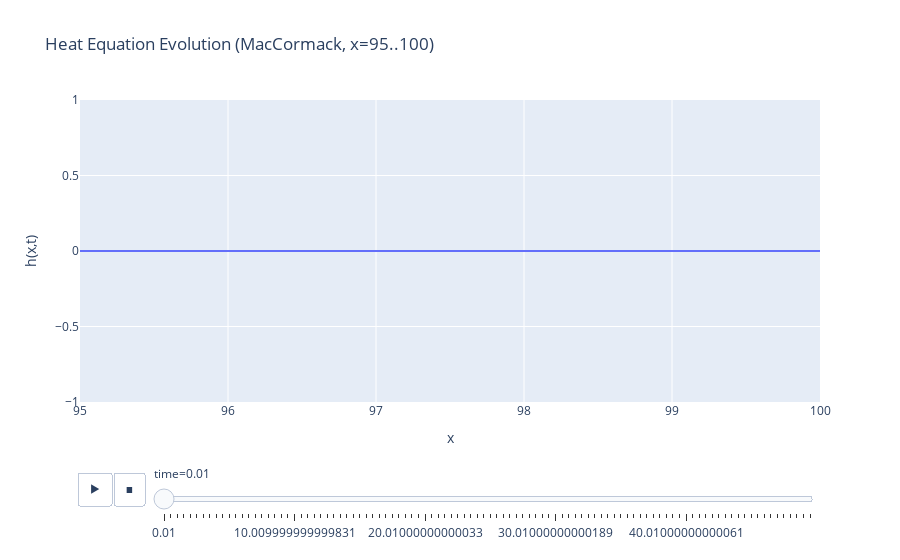

Notebook code cell kept with this figure:
### Markdown cell above
**answer d)**

$$
\
\frac{\partial h}{\partial t} = k \frac{\partial^2 h}{\partial x^2}
\
$$


### Diffusion coefficient \(k\)
- **Meaning:** \(k\) (thermal diffusivity) measures how quickly heat spreads through the medium.
- **Units:** length² / time (e.g., m²/s).
- **Effect:**
  - Large \(k\): heat diffuses rapidly, boundary oscillations at \(x=100\) penetrate quickly into the rod.
  - Small$\(k\): heat diffuses slowly, oscillations remain localized near the boundary.

### Time \(t\)
- **Meaning:** evolution variable that tracks how the temperature distribution changes.
- **Effect:**
  - Small \(t\): solution is close to the initial condition (mostly zero except near the boundary).
  - Large \(t\): diffusion has had more time to spread, so oscillations at the boundary influence deeper into the rod.

---

## Combined Effect
- **\(k\)** controls the *rate* of diffusion (how fast heat spreads).
- **\(t\)** controls the *extent* of diffusion (how long heat has spread).

At \(x=80\), \(t \in [0,50]\):
- With \(k=5\): oscillations from the boundary take longer to reach \(x=80\).
- With \(k=50\): oscillations reach \(x=80\) faster and with more amplitude.
- With \(k=500\): diffusion is so strong that oscillations at \(x=100\) quickly spread across the rod, so \(h(80,t)\) closely follows the boundary condition.



##  Numerical Stability
For explicit schemes, stability requires:


$$\frac{k \cdot \Delta t}{\Delta x^2} < \frac{1}{2}$$


- If \(k\) is large, you must reduce \(\Delta t\) to avoid divergence.
- Example: for \(k=500\), we should choose a smaller time step than for \(k=5\).

### Code cell
import numpy as np
import pandas as pd
import plotly.express as px

class HeatEquationMacCormackDF:
    """
    Solver for the 1-D heat equation using MacCormack scheme.
    Results stored in a Pandas DataFrame for analysis and animation.
    """

    def __init__(self, L=100, dx=1, dt=0.01, k=50):
        self.L = L
        self.dx = dx
        self.dt = dt
        self.k = k
        self.x = np.arange(0, L+dx, dx)
        self.Nx = len(self.x)
        self.h = np.zeros(self.Nx)
        self.t = 0.0

    def step(self):
        h = self.h.copy()
        h_pred = h.copy()
        for i in range(1, self.Nx-1):
            h_pred[i] = h[i] + self.dt * self.k * (h[i+1] - 2*h[i] + h[i-1]) / (self.dx**2)
        h_pred[0] = 0
        h_pred[-1] = np.sin(np.pi * self.t / 10)

        h_corr = h.copy()
        for i in range(1, self.Nx-1):
            h_corr[i] = 0.5*(h[i] + h_pred[i] +
                             self.dt * self.k * (h_pred[i+1] - 2*h_pred[i] + h_pred[i-1]) / (self.dx**2))
        h_corr[0] = 0
        h_corr[-1] = np.sin(np.pi * self.t / 10)

        self.h = h_corr
        self.t += self.dt

    def run_to_dataframe(self, T=10, sample_interval=100):
        steps = int(T / self.dt)
        records = []
        for step in range(steps):
            self.step()
            if step % sample_interval == 0:
                # Only save values for x in [95,100]
                mask = (self.x >= 95) & (self.x <= 100)
                for xi, hi in zip(self.x[mask], self.h[mask]):
                    records.append({"time": self.t, "x": xi, "h": hi})
        return pd.DataFrame(records)

    def animate(self, T=50, sample_interval=100):
        df = self.run_to_dataframe(T, sample_interval)
        fig = px.line(df, x="x", y="h", animation_frame="time",
                      range_x=[95,100],  # restrict x-axis
                      title="Heat Equation Evolution (MacCormack, x=95..100)",
                      labels={"h":"h(x,t)", "x":"x"})
        fig.show()


# Example usage:
solver = HeatEquationMacCormackDF(k=1.0)
solver.animate(T=50, sample_interval=50)

### Figure 1 — Plotly figure (JSON) as saved in the notebook; plotly's stock layout.template omitted (floating-point values rounded to 4 significant figures)
{"data": [{"hovertemplate": "time=0.01<br>x=%{x}<br>h(x,t)=%{y}<extra></extra>", "legendgroup": "", "line": {"color": "#636efa", "dash": "solid"}, "marker": {"symbol": "circle"}, "mode": "lines", "name": "", "orientation": "v", "showlegend": false, "type": "scatter", "x": [95, 96, 97, 98, 99, 100], "xaxis": "x", "y": [0, 0, 0, 0, 0, 0], "yaxis": "y"}], "layout": {"legend": {"tracegroupgap": 0}, "sliders": [{"active": 0, "currentvalue": {"prefix": "time="}, "len": 0.9, "pad": {"b": 10, "t": 60}, "steps": [{"args": [["0.01"], {"frame": {"duration": 0, "redraw": false}, "fromcurrent": true, "mode": "immediate", "transition": {"duration": 0, "easing": "linear"}}], "label": "0.01", "method": "animate"}, {"args": [["0.5100000000000002"], {"frame": {"duration": 0, "redraw": false}, "fromcurrent": true, "mode": "immediate", "transition": {"duration": 0, "easing": "linear"}}], "label": "0.5100000000000002", "method": "animate"}, {"args": [["1.0100000000000007"], {"frame": {"duration": 0, "redraw": false}, "fromcurrent": true, "mode": "immediate", "transition": {"duration": 0, "easing": "linear"}}], "label": "1.0100000000000007", "method": "animate"}, {"args": [["1.5100000000000011"], {"frame": {"duration": 0, "redraw": false}, "fromcurrent": true, "mode": "immediate", "transition": {"duration": 0, "easing": "linear"}}], "label": "1.5100000000000011", "method": "animate"}, {"args": [["2.010000000000001"], {"frame": {"duration": 0, "redraw": false}, "fromcurrent": true, "mode": "immediate", "transition": {"duration": 0, "easing": "linear"}}], "label": "2.010000000000001", "method": "animate"}, {"args": [["2.5099999999999905"], {"frame": {"duration": 0, "redraw": false}, "fromcurrent": true, "mode": "immediate", "transition": {"duration": 0, "easing": "linear"}}], "label": "2.5099999999999905", "method": "animate"}, {"args": [["3.00999999999998"], {"frame": {"duration": 0, "redraw": false}, "fromcurrent": true, "mode": "immediate", "transition": {"duration": 0, "easing": "linear"}}], "label": "3.00999999999998", "method": "animate"}, {"args": [["3.509999999999969"], {"frame": {"duration": 0, "redraw": false}, "fromcurrent": true, "mode": "immediate", "transition": {"duration": 0, "easing": "linear"}}], "label": "3.509999999999969", "method": "animate"}, {"args": [["4.009999999999959"], {"frame": {"duration": 0, "redraw": false}, "fromcurrent": true, "mode": "immediate", "transition": {"duration": 0, "easing": "linear"}}], "label": "4.009999999999959", "method": "animate"}, {"args": [["4.509999999999948"], {"frame": {"duration": 0, "redraw": false}, "fromcurrent": true, "mode": "immediate", "transition": {"duration": 0, "easing": "linear"}}], "label": "4.509999999999948", "method": "animate"}, {"args": [["5.009999999999938"], {"frame": {"duration": 0, "redraw": false}, "fromcurrent": true, "mode": "immediate", "transition": {"duration": 0, "easing": "linear"}}], "label": "5.009999999999938", "method": "animate"}, {"args": [["5.509999999999927"], {"frame": {"duration": 0, "redraw": false}, "fromcurrent": true, "mode": "immediate", "transition": {"duration": 0, "easing": "linear"}}], "label": "5.509999999999927", "method": "animate"}, {"args": [["6.009999999999916"], {"frame": {"duration": 0, "redraw": false}, "fromcurrent": true, "mode": "immediate", "transition": {"duration": 0, "easing": "linear"}}], "label": "6.009999999999916", "method": "animate"}, {"args": [["6.509999999999906"], {"frame": {"duration": 0, "redraw": false}, "fromcurrent": true, "mode": "immediate", "transition": {"duration": 0, "easing": "linear"}}], "label": "6.509999999999906", "method": "animate"}, {"args": [["7.009999999999895"], {"frame": {"duration": 0, "redraw": false}, "fromcurrent": true, "mode": "immediate", "transition": {"duration": 0, "easing": "linear"}}], "label": "7.009999999999895", "method": "animate"}, {"args": [["7.509999999999884"], {"frame": {"duration": 0, "redraw": false}, "fromcurrent": true, "mode": "immediate", "transition": {"duration": 0, "easing": "linear"}}], "label": "7.509999999999884", "method": "animate"}, {"args": [["8.009999999999874"], {"frame": {"duration": 0, "redraw": false}, "fromcurrent": true, "mode": "immediate", "transition": {"duration": 0, "easing": "linear"}}], "label": "8.009999999999874", "method": "animate"}, {"args": [["8.509999999999863"], {"frame": {"duration": 0, "redraw": false}, "fromcurrent": true, "mode": "immediate", "transition": {"duration": 0, "easing": "linear"}}], "label": "8.509999999999863", "method": "animate"}, {"args": [["9.009999999999852"], {"frame": {"duration": 0, "redraw": false}, "fromcurrent": true, "mode": "immediate", "transition": {"duration": 0, "easing": "linear"}}], "label": "9.009999999999852", "method": "animate"}, {"args": [["9.509999999999842"], {"frame": {"duration": 0, "redraw": false}, "fromcurrent": true, "mode": "immediate", "transition": {"duration": 0, "easing": "linear"}}], "label": "9.509999999999842", "method": "animate"}, {"args": [["10.009999999999831"], {"frame": {"duration": 0, "redraw": false}, "fromcurrent": true, "mode": "immediate", "transition": {"duration": 0, "easing": "linear"}}], "label": "10.009999999999831", "method": "animate"}, {"args": [["10.50999999999982"], {"frame": {"duration": 0, "redraw": false}, "fromcurrent": true, "mode": "immediate", "transition": {"duration": 0, "easing": "linear"}}], "label": "10.50999999999982", "method": "animate"}, {"args": [["11.00999999999981"], {"frame": {"duration": 0, "redraw": false}, "fromcurrent": true, "mode": "immediate", "transition": {"duration": 0, "easing": "linear"}}], "label": "11.00999999999981", "method": "animate"}, {"args": [["11.509999999999799"], {"frame": {"duration": 0, "redraw": false}, "fromcurrent": true, "mode": "immediate", "transition": {"duration": 0, "easing": "linear"}}], "label": "11.509999999999799", "method": "animate"}, {"args": [["12.009999999999788"], {"frame": {"duration": 0, "redraw": false}, "fromcurrent": true, "mode": "immediate", "transition": {"duration": 0, "easing": "linear"}}], "label": "12.009999999999788", "method": "animate"}, {"args": [["12.509999999999778"], {"frame": {"duration": 0, "redraw": false}, "fromcurrent": true, "mode": "immediate", "transition": {"duration": 0, "easing": "linear"}}], "label": "12.509999999999778", "method": "animate"}, {"args": [["13.009999999999767"], {"frame": {"duration": 0, "redraw": false}, "fromcurrent": true, "mode": "immediate", "transition": {"duration": 0, "easing": "linear"}}], "label": "13.009999999999767", "method": "animate"}, {"args": [["13.509999999999756"], {"frame": {"duration": 0, "redraw": false}, "fromcurrent": true, "mode": "immediate", "transition": {"duration": 0, "easing": "linear"}}], "label": "13.509999999999756", "method": "animate"}, {"args": [["14.009999999999746"], {"frame": {"duration": 0, "redraw": false}, "fromcurrent": true, "mode": "immediate", "transition": {"duration": 0, "easing": "linear"}}], "label": "14.009999999999746", "method": "animate"}, {"args": [["14.509999999999735"], {"frame": {"duration": 0, "redraw": false}, "fromcurrent": true, "mode": "immediate", "transition": {"duration": 0, "easing": "linear"}}], "label": "14.509999999999735", "method": "animate"}, {"args": [["15.009999999999724"], {"frame": {"duration": 0, "redraw": false}, "fromcurrent": true, "mode": "immediate", "transition": {"duration": 0, "easing": "linear"}}], "label": "15.009999999999724", "method": "animate"}, {"args": [["15.509999999999714"], {"frame": {"duration": 0, "redraw": false}, "fromcurrent": true, "mode": "immediate", "transition": {"duration": 0, "easing": "linear"}}], "label": "15.509999999999714", "method": "animate"}, {"args": [["16.009999999999703"], {"frame": {"duration": 0, "redraw": false}, "fromcurrent": true, "mode": "immediate", "transition": {"duration": 0, "easing": "linear"}}], "label": "16.009999999999703", "method": "animate"}, {"args": [["16.50999999999978"], {"frame": {"duration": 0, "redraw": false}, "fromcurrent": true, "mode": "immediate", "transition": {"duration": 0, "easing": "linear"}}], "label": "16.50999999999978", "method": "animate"}, {"args": [["17.00999999999986"], {"frame": {"duration": 0, "redraw": false}, "fromcurrent": true, "mode": "immediate", "transition": {"duration": 0, "easing": "linear"}}], "label": "17.00999999999986", "method": "animate"}, {"args": [["17.509999999999938"], {"frame": {"duration": 0, "redraw": false}, "fromcurrent": true, "mode": "immediate", "transition": {"duration": 0, "easing": "linear"}}], "label": "17.509999999999938", "method": "animate"}, {"args": [["18.010000000000016"], {"frame": {"duration": 0, "redraw": false}, "fromcurrent": true, "mode": "immediate", "transition": {"duration": 0, "easing": "linear"}}], "label": "18.010000000000016", "method": "animate"}, {"args": [["18.510000000000094"], {"frame": {"duration": 0, "redraw": false}, "fromcurrent": true, "mode": "immediate", "transition": {"duration": 0, "easing": "linear"}}], "label": "18.510000000000094", "method": "animate"}, {"args": [["19.010000000000172"], {"frame": {"duration": 0, "redraw": false}, "fromcurrent": true, "mode": "immediate", "transition": {"duration": 0, "easing": "linear"}}], "label": "19.010000000000172", "method": "animate"}, {"args": [["19.51000000000025"], {"frame": {"duration": 0, "redraw": false}, "fromcurrent": true, "mode": "immediate", "transition": {"duration": 0, "easing": "linear"}}], "label": "19.51000000000025", "method": "animate"}, {"args": [["20.01000000000033"], {"frame": {"duration": 0, "redraw": false}, "fromcurrent": true, "mode": "immediate", "transition": {"duration": 0, "easing": "linear"}}], "label": "20.01000000000033", "method": "animate"}, {"args": [["20.510000000000407"], {"frame": {"duration": 0, "redraw": false}, "fromcurrent": true, "mode": "immediate", "transition": {"duration": 0, "easing": "linear"}}], "label": "20.510000000000407", "method": "animate"}, {"args": [["21.010000000000485"], {"frame": {"duration": 0, "redraw": false}, "fromcurrent": true, "mode": "immediate", "transition": {"duration": 0, "easing": "linear"}}], "label": "21.010000000000485", "method": "animate"}, {"args": [["21.510000000000563"], {"frame": {"duration": 0, "redraw": false}, "fromcurrent": true, "mode": "immediate", "transition": {"duration": 0, "easing": "linear"}}], "label": "21.510000000000563", "method": "animate"}, {"args": [["22.01000000000064"], {"frame": {"duration": 0, "redraw": false}, "fromcurrent": true, "mode": "immediate", "transition": {"duration": 0, "easing": "linear"}}], "label": "22.01000000000064", "method": "animate"}, {"args": [["22.51000000000072"], {"frame": {"duration": 0, "redraw": false}, "fromcurrent": true, "mode": "immediate", "transition": {"duration": 0, "easing": "linear"}}], "label": "22.51000000000072", "method": "animate"}, {"args": [["23.010000000000797"], {"frame": {"duration": 0, "redraw": false}, "fromcurrent": true, "mode": "immediate", "transition": {"duration": 0, "easing": "linear"}}], "label": "23.010000000000797", "method": "animate"}, {"args": [["23.510000000000876"], {"frame": {"duration": 0, "redraw": false}, "fromcurrent": true, "mode": "immediate", "transition": {"duration": 0, "easing": "linear"}}], "label": "23.510000000000876", "method": "animate"}, {"args": [["24.010000000000954"], {"frame": {"duration": 0, "redraw": false}, "fromcurrent": true, "mode": "immediate", "transition": {"duration": 0, "easing": "linear"}}], "label": "24.010000000000954", "method": "animate"}, {"args": [["24.510000000001032"], {"frame": {"duration": 0, "redraw": false}, "fromcurrent": true, "mode": "immediate", "transition": {"duration": 0, "easing": "linear"}}], "label": "24.510000000001032", "method": "animate"}, {"args": [["25.01000000000111"], {"frame": {"duration": 0, "redraw": false}, "fromcurrent": true, "mode": "immediate", "transition": {"duration": 0, "easing": "linear"}}], "label": "25.01000000000111", "method": "animate"}, {"args": [["25.510000000001188"], {"frame": {"duration": 0, "redraw": false}, "fromcurrent": true, "mode": "immediate", "transition": {"duration": 0, "easing": "linear"}}], "label": "25.510000000001188", "method": "animate"}, {"args": [["26.010000000001266"], {"frame": {"duration": 0, "redraw": false}, "fromcurrent": true, "mode": "immediate", "transition": {"duration": 0, "easing": "linear"}}], "label": "26.010000000001266", "method": "animate"}, {"args": [["26.510000000001344"], {"frame": {"duration": 0, "redraw": false}, "fromcurrent": true, "mode": "immediate", "transition": {"duration": 0, "easing": "linear"}}], "label": "26.510000000001344", "method": "animate"}, {"args": [["27.010000000001423"], {"frame": {"duration": 0, "redraw": false}, "fromcurrent": true, "mode": "immediate", "transition": {"duration": 0, "easing": "linear"}}], "label": "27.010000000001423", "method": "animate"}, {"args": [["27.5100000000015"], {"frame": {"duration": 0, "redraw": false}, "fromcurrent": true, "mode": "immediate", "transition": {"duration": 0, "easing": "linear"}}], "label": "27.5100000000015", "method": "animate"}, {"args": [["28.01000000000158"], {"frame": {"duration": 0, "redraw": false}, "fromcurrent": true, "mode": "immediate", "transition": {"duration": 0, "easing": "linear"}}], "label": "28.01000000000158", "method": "animate"}, {"args": [["28.510000000001657"], {"frame": {"duration": 0, "redraw": false}, "fromcurrent": true, "mode": "immediate", "transition": {"duration": 0, "easing": "linear"}}], "label": "28.510000000001657", "method": "animate"}, {"args": [["29.010000000001735"], {"frame": {"duration": 0, "redraw": false}, "fromcurrent": true, "mode": "immediate", "transition": {"duration": 0, "easing": "linear"}}], "label": "29.010000000001735", "method": "animate"}, {"args": [["29.510000000001813"], {"frame": {"duration": 0, "redraw": false}, "fromcurrent": true, "mode": "immediate", "transition": {"duration": 0, "easing": "linear"}}], "label": "29.510000000001813", "method": "animate"}, {"args": [["30.01000000000189"], {"frame": {"duration": 0, "redraw": false}, "fromcurrent": true, "mode": "immediate", "transition": {"duration": 0, "easing": "linear"}}], "label": "30.01000000000189", "method": "animate"}, {"args": [["30.51000000000197"], {"frame": {"duration": 0, "redraw": false}, "fromcurrent": true, "mode": "immediate", "transition": {"duration": 0, "easing": "linear"}}], "label": "30.51000000000197", "method": "animate"}, {"args": [["31.010000000002048"], {"frame": {"duration": 0, "redraw": false}, "fromcurrent": true, "mode": "immediate", "transition": {"duration": 0, "easing": "linear"}}], "label": "31.010000000002048", "method": "animate"}, {"args": [["31.510000000002126"], {"frame": {"duration": 0, "redraw": false}, "fromcurrent": true, "mode": "immediate", "transition": {"duration": 0, "easing": "linear"}}], "label": "31.510000000002126", "method": "animate"}, {"args": [["32.0100000000022"], {"frame": {"duration": 0, "redraw": false}, "fromcurrent": true, "mode": "immediate", "transition": {"duration": 0, "easing": "linear"}}], "label": "32.0100000000022", "method": "animate"}, {"args": [["32.5100000000021"], {"frame": {"duration": 0, "redraw": false}, "fromcurrent": true, "mode": "immediate", "transition": {"duration": 0, "easing": "linear"}}], "label": "32.5100000000021", "method": "animate"}, {"args": [["33.010000000002"], {"frame": {"duration": 0, "redraw": false}, "fromcurrent": true, "mode": "immediate", "transition": {"duration": 0, "easing": "linear"}}], "label": "33.010000000002", "method": "animate"}, {"args": [["33.5100000000019"], {"frame": {"duration": 0, "redraw": false}, "fromcurrent": true, "mode": "immediate", "transition": {"duration": 0, "easing": "linear"}}], "label": "33.5100000000019", "method": "animate"}, {"args": [["34.0100000000018"], {"frame": {"duration": 0, "redraw": false}, "fromcurrent": true, "mode": "immediate", "transition": {"duration": 0, "easing": "linear"}}], "label": "34.0100000000018", "method": "animate"}, {"args": [["34.5100000000017"], {"frame": {"duration": 0, "redraw": false}, "fromcurrent": true, "mode": "immediate", "transition": {"duration": 0, "easing": "linear"}}], "label": "34.5100000000017", "method": "animate"}, {"args": [["35.010000000001604"], {"frame": {"duration": 0, "redraw": false}, "fromcurrent": true, "mode": "immediate", "transition": {"duration": 0, "easing": "linear"}}], "label": "35.010000000001604", "method": "animate"}, {"args": [["35.510000000001504"], {"frame": {"duration": 0, "redraw": false}, "fromcurrent": true, "mode": "immediate", "transition": {"duration": 0, "easing": "linear"}}], "label": "35.510000000001504", "method": "animate"}, {"args": [["36.010000000001405"], {"frame": {"duration": 0, "redraw": false}, "fromcurrent": true, "mode": "immediate", "transition": {"duration": 0, "easing": "linear"}}], "label": "36.010000000001405", "method": "animate"}, {"args": [["36.510000000001305"], {"frame": {"duration": 0, "redraw": false}, "fromcurrent": true, "mode": "immediate", "transition": {"duration": 0, "easing": "linear"}}], "label": "36.510000000001305", "method": "animate"}, {"args": [["37.010000000001206"], {"frame": {"duration": 0, "redraw": false}, "fromcurrent": true, "mode": "immediate", "transition": {"duration": 0, "easing": "linear"}}], "label": "37.010000000001206", "method": "animate"}, {"args": [["37.51000000000111"], {"frame": {"duration": 0, "redraw": false}, "fromcurrent": true, "mode": "immediate", "transition": {"duration": 0, "easing": "linear"}}], "label": "37.51000000000111", "method": "animate"}, {"args": [["38.01000000000101"], {"frame": {"duration": 0, "redraw": false}, "fromcurrent": true, "mode": "immediate", "transition": {"duration": 0, "easing": "linear"}}], "label": "38.01000000000101", "method": "animate"}, {"args": [["38.51000000000091"], {"frame": {"duration": 0, "redraw": false}, "fromcurrent": true, "mode": "immediate", "transition": {"duration": 0, "easing": "linear"}}], "label": "38.51000000000091", "method": "animate"}, {"args": [["39.01000000000081"], {"frame": {"duration": 0, "redraw": false}, "fromcurrent": true, "mode": "immediate", "transition": {"duration": 0, "easing": "linear"}}], "label": "39.01000000000081", "method": "animate"}, {"args": [["39.51000000000071"], {"frame": {"duration": 0, "redraw": false}, "fromcurrent": true, "mode": "immediate", "transition": {"duration": 0, "easing": "linear"}}], "label": "39.51000000000071", "method": "animate"}, {"args": [["40.01000000000061"], {"frame": {"duration": 0, "redraw": false}, "fromcurrent": true, "mode": "immediate", "transition": {"duration": 0, "easing": "linear"}}], "label": "40.01000000000061", "method": "animate"}, {"args": [["40.51000000000051"], {"frame": {"duration": 0, "redraw": false}, "fromcurrent": true, "mode": "immediate", "transition": {"duration": 0, "easing": "linear"}}], "label": "40.51000000000051", "method": "animate"}, {"args": [["41.01000000000041"], {"frame": {"duration": 0, "redraw": false}, "fromcurrent": true, "mode": "immediate", "transition": {"duration": 0, "easing": "linear"}}], "label": "41.01000000000041", "method": "animate"}, {"args": [["41.51000000000031"], {"frame": {"duration": 0, "redraw": false}, "fromcurrent": true, "mode": "immediate", "transition": {"duration": 0, "easing": "linear"}}], "label": "41.51000000000031", "method": "animate"}, {"args": [["42.01000000000021"], {"frame": {"duration": 0, "redraw": false}, "fromcurrent": true, "mode": "immediate", "transition": {"duration": 0, "easing": "linear"}}], "label": "42.01000000000021", "method": "animate"}, {"args": [["42.51000000000011"], {"frame": {"duration": 0, "redraw": false}, "fromcurrent": true, "mode": "immediate", "transition": {"duration": 0, "easing": "linear"}}], "label": "42.51000000000011", "method": "animate"}, {"args": [["43.01000000000001"], {"frame": {"duration": 0, "redraw": false}, "fromcurrent": true, "mode": "immediate", "transition": {"duration": 0, "easing": "linear"}}], "label": "43.01000000000001", "method": "animate"}, {"args": [["43.50999999999991"], {"frame": {"duration": 0, "redraw": false}, "fromcurrent": true, "mode": "immediate", "transition": {"duration": 0, "easing": "linear"}}], "label": "43.50999999999991", "method": "animate"}, {"args": [["44.00999999999981"], {"frame": {"duration": 0, "redraw": false}, "fromcurrent": true, "mode": "immediate", "transition": {"duration": 0, "easing": "linear"}}], "label": "44.00999999999981", "method": "animate"}, {"args": [["44.509999999999714"], {"frame": {"duration": 0, "redraw": false}, "fromcurrent": true, "mode": "immediate", "transition": {"duration": 0, "easing": "linear"}}], "label": "44.509999999999714", "method": "animate"}, {"args": [["45.009999999999614"], {"frame": {"duration": 0, "redraw": false}, "fromcurrent": true, "mode": "immediate", "transition": {"duration": 0, "easing": "linear"}}], "label": "45.009999999999614", "method": "animate"}, {"args": [["45.509999999999515"], {"frame": {"duration": 0, "redraw": false}, "fromcurrent": true, "mode": "immediate", "transition": {"duration": 0, "easing": "linear"}}], "label": "45.509999999999515", "method": "animate"}, {"args": [["46.009999999999415"], {"frame": {"duration": 0, "redraw": false}, "fromcurrent": true, "mode": "immediate", "transition": {"duration": 0, "easing": "linear"}}], "label": "46.009999999999415", "method": "animate"}, {"args": [["46.509999999999316"], {"frame": {"duration": 0, "redraw": false}, "fromcurrent": true, "mode": "immediate", "transition": {"duration": 0, "easing": "linear"}}], "label": "46.509999999999316", "method": "animate"}, {"args": [["47.009999999999216"], {"frame": {"duration": 0, "redraw": false}, "fromcurrent": true, "mode": "immediate", "transition": {"duration": 0, "easing": "linear"}}], "label": "47.009999999999216", "method": "animate"}, {"args": [["47.50999999999912"], {"frame": {"duration": 0, "redraw": false}, "fromcurrent": true, "mode": "immediate", "transition": {"duration": 0, "easing": "linear"}}], "label": "47.50999999999912", "method": "animate"}, {"args": [["48.00999999999902"], {"frame": {"duration": 0, "redraw": false}, "fromcurrent": true, "mode": "immediate", "transition": {"duration": 0, "easing": "linear"}}], "label": "48.00999999999902", "method": "animate"}, {"args": [["48.50999999999892"], {"frame": {"duration": 0, "redraw": false}, "fromcurrent": true, "mode": "immediate", "transition": {"duration": 0, "easing": "linear"}}], "label": "48.50999999999892", "method": "animate"}, {"args": [["49.00999999999882"], {"frame": {"duration": 0, "redraw": false}, "fromcurrent": true, "mode": "immediate", "transition": {"duration": 0, "easing": "linear"}}], "label": "49.00999999999882", "method": "animate"}, {"args": [["49.50999999999872"], {"frame": {"duration": 0, "redraw": false}, "fromcurrent": true, "mode": "immediate", "transition": {"duration": 0, "easing": "linear"}}], "label": "49.50999999999872", "method": "animate"}], "x": 0.1, "xanchor": "left", "y": 0, "yanchor": "top"}], "title": {"text": "Heat Equation Evolution (MacCormack, x=95..100)"}, "updatemenus": [{"buttons": [{"args": [null, {"frame": {"duration": 500, "redraw": false}, "fromcurrent": true, "mode": "immediate", "transition": {"duration": 500, "easing": "linear"}}], "label": "&#9654;", "method": "animate"}, {"args": [[null], {"frame": {"duration": 0, "redraw": false}, "fromcurrent": true, "mode": "immediate", "transition": {"duration": 0, "easing": "linear"}}], "label": "&#9724;", "method": "animate"}], "direction": "left", "pad": {"r": 10, "t": 70}, "showactive": false, "type": "buttons", "x": 0.1, "xanchor": "right", "y": 0, "yanchor": "top"}], "xaxis": {"anchor": "y", "domain": [0, 1], "range": [95, 100], "title": {"text": "x"}}, "yaxis": {"anchor": "x", "domain": [0, 1], "title": {"text": "h(x,t)"}}}}
